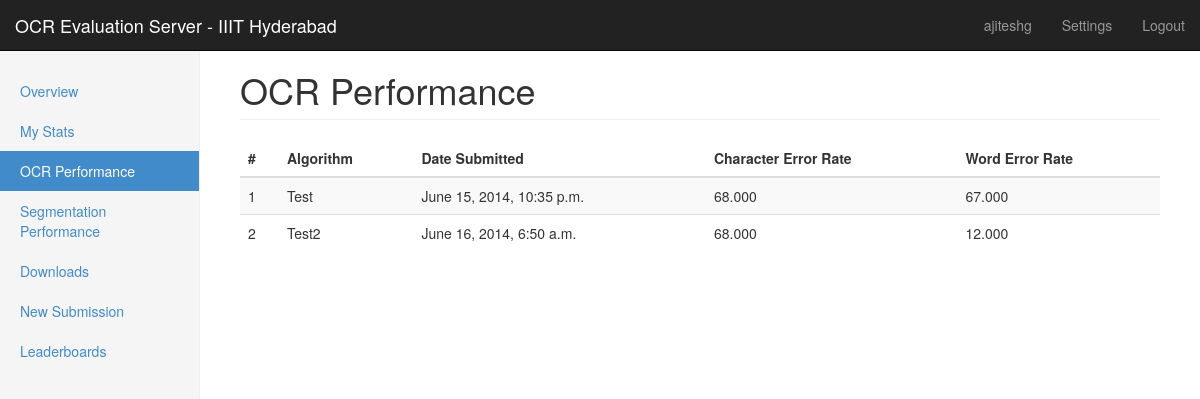
Page /ocr_performance/ (signed in) on the committed database.
### ocr_evaluation/models.py (models this page shows)
class Performance(models.Model):
    history = models.ForeignKey(History)
    char_error = models.DecimalField(max_digits=6,decimal_places=3)
    word_error = models.DecimalField(max_digits=6,decimal_places=3)
    false_detect = models.IntegerField()
    missed_detect = models.IntegerField()
    under_seg = models.IntegerField()
    under_seg_comp = models.IntegerField()
    over_seg = models.IntegerField()
    over_seg_comp = models.IntegerField()
    correct_seg = models.IntegerField()
    total = models.DecimalField(max_digits=6,decimal_places=3)

class History(models.Model):
    user = models.ForeignKey(User)
    dataset = models.ForeignKey(TestData)
    upfile = models.FileField(upload_to='mydata/')
    uptime = models.DateTimeField()
    algo = models.CharField(max_length=50)

### ocr_evaluation/views.py (the view)
# urls.py: url(r'^ocr_performance/$', 'ocr_evaluation.views.ocr_performance'),
def ocr_performance(request):
    hist = Performance.objects.filter(history__user=User.objects.get(id=request.user.id))
    return render(request, 'ocr_performance.html', {'history':hist})

### ocr_evaluation/templates/ocr_performance.html
{% extends "account/dash_base.html" %}
{% load staticfiles %}
{% block sidebar %}
  <div class="container-fluid">
    <div class="row">
      <div class="col-sm-3 col-md-2 sidebar">
        <ul class="nav nav-sidebar">
          <li><a href="/accounts/profile/">Overview</a></li>
          <li><a href="/mystats/">My Stats</a></li>
          <li class="active"><a href="/ocr_performance/">OCR Performance</a></li>
          <li><a href="/seg_performance/">Segmentation Performance</a></li>
          <li><a href="/file_list/">Downloads</a></li>
          <li><a href="/upload/">New Submission</a></li>
          <li><a href="/leaderboards/">Leaderboards</a></li>
        </ul>
      </div>
{% endblock %}
{% block content %}
  <div class="col-sm-9 col-sm-offset-3 col-md-10 col-md-offset-2 main">
    <h1 class="page-header">OCR Performance</h1>
    <div class="table-responsive">
      <table class="table table-striped">
        <thead>
          <tr>
            <th>#</th>
            <th>Algorithm</th>
            <th>Date Submitted</th>
            <th>Character Error Rate</th>
            <th>Word Error Rate</th>
          </tr>
        </thead>
        <tbody>
          {% if history %}
          {% for h in history %}
          <tr>
            <td>{{ forloop.counter }}</td>
            <td>{{ h.history.algo }}</td>
            <td>{{ h.history.uptime }}</td>
            <td>{{ h.char_error }}</td>
            <td>{{ h.word_error }}</td>
          </tr>
          {% endfor %}
          {% endif %}
        </tbody>
      </table>
    </div>
{% endblock %}

### ocr_evaluation/templates/account/dash_base.html (shortened to what this page needs)
{% load staticfiles %}
{% load account %}
<!DOCTYPE html>
<html lang="en">
  <head>
    <link href="{% static "assets/css/bootstrap.min.css" %}" rel="stylesheet">
    <link href="{% static "assets/css/dashboard.css" %}" rel="stylesheet">
  </head>
  <body>
    <div class="navbar navbar-inverse navbar-fixed-top" role="navigation">
      <div class="container-fluid">
        <div class="navbar-header">
          <a class="navbar-brand" href="#">OCR Evaluation Server - IIIT Hyderabad</a>
        </div>
        <div class="navbar-collapse collapse">
          <ul class="nav navbar-nav navbar-right">
            <li><a href="/accounts/profile/">{{ request.user.username }}</a></li>
            <li><a href="#">Settings</a></li>
            <li><a href="/accounts/logout/">Logout</a></li>
          </ul>
        </div>
      </div>
    </div>
    {% block sidebar %}
    {% endblock %}
        {% block content %}
        {% endblock %}
      </div>
    </div>
  </body>
</html>

### static/css/dashboard.css (style rules this page uses)
body { padding-top: 50px; }
.sidebar { display: none; }
@media (min-width: 768px) { .sidebar { position: fixed; top: 51px; bottom: 0; left: 0; z-index: 1000; display: block; padding: 20px; overflow-x: hidden; overflow-y: auto; background-color: #f5f5f5; border-right: 1px solid #eee; } }
.nav-sidebar { margin-right: -21px; margin-bottom: 20px; margin-left: -20px; }
.nav-sidebar > li > a { padding-right: 20px; padding-left: 20px; }
.nav-sidebar > .active > a { color: #fff; background-color: #428bca; }
.main { padding: 20px; }
@media (min-width: 768px) { .main { padding-right: 40px; padding-left: 40px; } }
.main .page-header { margin-top: 0; }
a { outline:none; }

### rows in the picture
Performance: history.algo "Test", history.uptime "June 15, 2014, 10:35 p.m.", char_error "68.000", word_error "67.000"
Performance: history.algo "Test2", history.uptime "June 16, 2014, 6:50 a.m.", char_error "68.000", word_error "12.000"

### other values in the picture
{{ request.user.username }} "ajiteshg"
